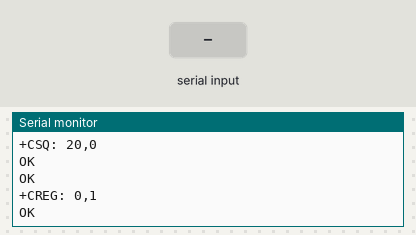
Bench run of a sketch on a simulated Arduino Uno, built with avr-gcc and run on an emulated ATmega328P. On the bench: the last lines printed to the serial monitor. Inputs (shaded band) come from the test bench. The modem accepts every AT command (registered, SIM ready, sends succeed) and sends nothing else.

Above: at 4.7 s.
4.8 s: "RING" received over the second serial link
At 5.6 s:
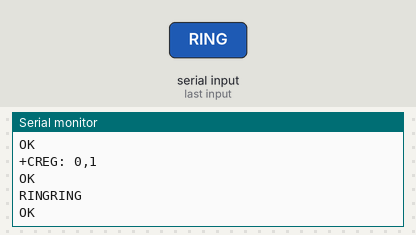
6.3 s: "1" received over the second serial link
At 7.1 s:
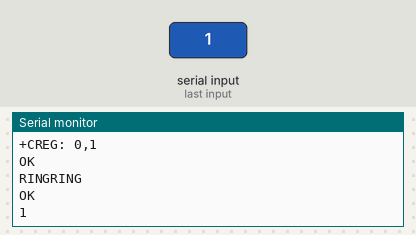

Measured:
- after the input at 4.8 s, the serial monitor: prints a new line at once (image 1)
- after the input at 6.3 s, the serial monitor: prints a new line at once (image 2)

The sketch:

autoprendido___autocontestado.ino
```cpp
#include <String.h>
#define ARRAY_SIZE(x) sizeof(x)/sizeof(x[0])

#include <SoftwareSerial.h>
String quienLlama;
String numeros[2] = {"+56995562730","+56957503575"};
//Create software serial object to communicate with SIM900
SoftwareSerial mySerial(7, 8); //SIM900 Tx & Rx is connected to Arduino #7 & #8

void SIM900power()
/*
 Prende el GSM a traves del pin 9
 */
{

  pinMode(9, OUTPUT);
  digitalWrite(9, LOW);
  delay(1000);
  digitalWrite(9, HIGH);
  delay(2000);
  digitalWrite(9, LOW);
  delay(3000);
}
void setup()
{
  /*
 Configuracion del gsm y puertos
 */
  //pinMode(13, OUTPUT); // pin para mostrar cuando termina de cargar

  //Begin serial communication with Arduino and Arduino IDE (Serial Monitor)
  Serial.begin(9600);
    //SIM900power();

  Serial.println("Prendiendo");
  //Begin serial communication with Arduino and SIM900
  mySerial.begin(9600);
  for(int i=0;i<25;i++){
      //Serial.println(i);
      //delay(1000);
  }
  Serial.println("Initializing...");
  delay(1000);

  mySerial.println("AT"); //Handshaking with SIM900
  updateSerial();
  mySerial.println("ATZ");
  updateSerial();
  mySerial.println("AT+CSQ"); //Signal quality test, value range is 0-31 , 31 is the best
  updateSerial();
  mySerial.println("AT+CCID"); //Read SIM information to confirm whether the SIM is plugged
  updateSerial();
  mySerial.println("AT+CREG?"); //Check whether it has registered in the network
  updateSerial();
  digitalWrite(13, HIGH);

}

void ChechAT() {

}
void checkCall() {
  quienLlama = "";

  while (mySerial.available()>0){ //acumula los datos de tu mamita
    delay(10);
    quienLlama += (char)mySerial.read();
  }

  Serial.print(quienLlama);

  if (quienLlama.indexOf("RING")>-1){
    //mySerial.println("ATA");

    String num;
    int inicio=quienLlama.indexOf('"')+1;
    int fin=inicio+12;
    num=quienLlama.substring(inicio,fin);
    Serial.println(num);
    for (int i = 0; i<ARRAY_SIZE(numeros);i++){
      if(num==numeros[i]){
        mySerial.println("ata");
        return;
      }else{
        mySerial.println("Siguiente");
      }
    }
    mySerial.println("ath");

  }
}
void updateSerial()
/*
traspasa los caracteres del la comunicacion serial del GSM a la del USB
 */
{
  delay(500);
  while (Serial.available())
  {
    mySerial.write(Serial.read());//Forward what Serial received to Software Serial Port
  }
  while (mySerial.available())
  {
    Serial.write(mySerial.read());//Forward what Software Serial received to Serial Port
  }
}
void loop()
{
  //updateSerial();
  checkCall();

}
```
